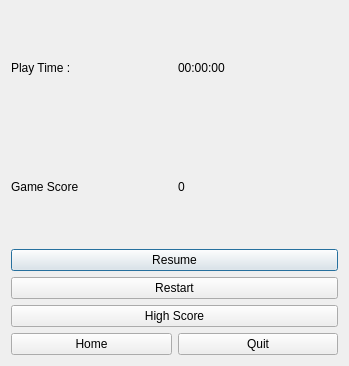
<?xml version="1.0" encoding="UTF-8"?>
<ui version="4.0">
 <class>paused</class>
 <widget class="QDialog" name="paused">
  <property name="geometry">
   <rect>
    <x>0</x>
    <y>0</y>
    <width>349</width>
    <height>366</height>
   </rect>
  </property>
  <property name="windowTitle">
   <string>Dialog</string>
  </property>
  <layout class="QGridLayout" name="gridLayout">
   <item row="0" column="0">
    <layout class="QVBoxLayout" name="verticalLayout">
     <item>
      <layout class="QHBoxLayout" name="horizontalLayout">
       <item>
        <widget class="QLabel" name="label_2">
         <property name="layoutDirection">
          <enum>Qt::RightToLeft</enum>
         </property>
         <property name="text">
          <string>Play Time :</string>
         </property>
        </widget>
       </item>
       <item>
        <widget class="QLabel" name="label">
         <property name="text">
          <string>00:00:00</string>
         </property>
        </widget>
       </item>
      </layout>
     </item>
     <item>
      <layout class="QHBoxLayout" name="horizontalLayout_3">
       <item>
        <widget class="QLabel" name="label_3">
         <property name="text">
          <string>Game Score</string>
         </property>
        </widget>
       </item>
       <item>
        <widget class="QLabel" name="label_4">
         <property name="text">
          <string>0</string>
         </property>
        </widget>
       </item>
      </layout>
     </item>
     <item>
      <widget class="QPushButton" name="pushButton">
       <property name="text">
        <string>Resume</string>
       </property>
      </widget>
     </item>
     <item>
      <widget class="QPushButton" name="pushButton_2">
       <property name="text">
        <string>Restart</string>
       </property>
      </widget>
     </item>
     <item>
      <widget class="QPushButton" name="pushButton_5">
       <property name="text">
        <string>High Score</string>
       </property>
      </widget>
     </item>
     <item>
      <layout class="QHBoxLayout" name="horizontalLayout_2">
       <item>
        <widget class="QPushButton" name="pushButton_3">
         <property name="text">
          <string>Home</string>
         </property>
        </widget>
       </item>
       <item>
        <widget class="QPushButton" name="pushButton_4">
         <property name="text">
          <string>Quit</string>
         </property>
        </widget>
       </item>
      </layout>
     </item>
    </layout>
   </item>
  </layout>
 </widget>
 <resources/>
 <connections/>
</ui>
